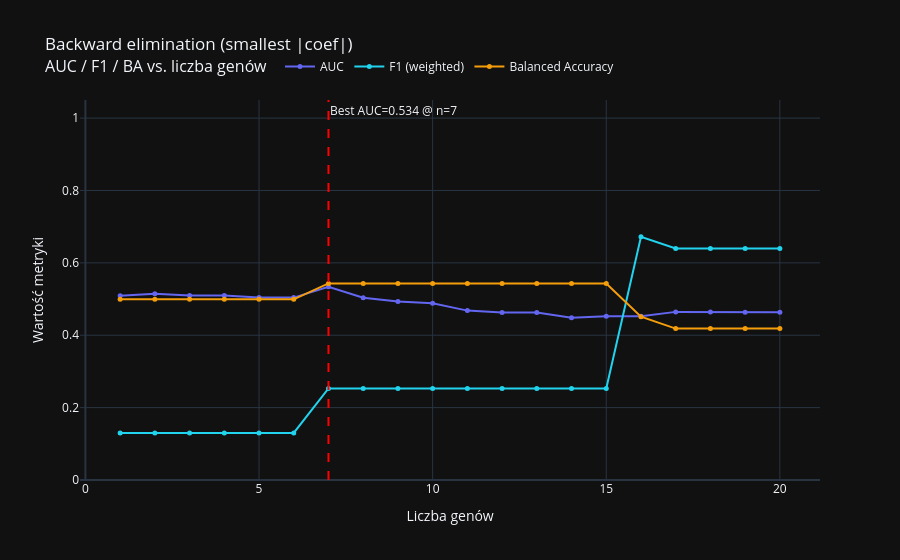

Source (notebook cell):
### Code cell
import plotly.graph_objects as go

results = []
N_START = 20
current_genes = ranking_df.head(N_START)['gene'].tolist()
X_train_50 = pd.DataFrame(X_train, columns=feature_names)[current_genes]
X_valid_50 = pd.DataFrame(X_valid, columns=feature_names)[current_genes]
X_test_50  = pd.DataFrame(X_test,  columns=feature_names)[current_genes]

for n in range(N_START, 0, -1):
    X_tr = X_train_50[current_genes]
    X_va = X_valid_50[current_genes]
    X_te = X_test_50[current_genes]

    clf = LogisticRegression(solver='saga', max_iter=15000,
                             class_weight='balanced', fit_intercept=True)
    clf.fit(X_tr, y_train)

    # metryki
    y_va_prob = clf.predict_proba(X_va)[:, 1]
    fpr_v, tpr_v, thr_v = roc_curve(y_valid, y_va_prob)
    best_thr  = thr_v[np.argmax(tpr_v - fpr_v)]

    y_te_prob = clf.predict_proba(X_te)[:, 1]
    y_pred_n  = (y_te_prob >= best_thr).astype(int)

    auc = roc_auc_score(y_test, y_te_prob)
    f1  = f1_score(y_test, y_pred_n, average='weighted')
    ba  = balanced_accuracy_score(y_test, y_pred_n)

    results.append({'n_genes': n, 'auc': auc, 'f1': f1, 'ba': ba,
                    'threshold': best_thr, 'genes': current_genes.copy()})

    print(f"n={n:>2}  AUC={auc:.4f}  F1={f1:.4f}  BA={ba:.4f}  "
          f"usuwam: {current_genes[np.argmin(np.abs(clf.coef_[0]))]}")

    if n == 1:
        break

    # usuń gen z najmniejszą wagą bezwzględną
    worst_idx  = np.argmin(np.abs(clf.coef_[0]))
    current_genes.pop(worst_idx)

results_df = pd.DataFrame(results).sort_values('n_genes').reset_index(drop=True)

# --- wykres ---
fig = go.Figure()

for metric, label, color in [
    ('auc', 'AUC',               '#6366f1'),
    ('f1',  'F1 (weighted)',     '#22d3ee'),
    ('ba',  'Balanced Accuracy', '#f59e0b'),
]:
    fig.add_trace(go.Scatter(
        x=results_df['n_genes'],
        y=results_df[metric],
        mode='lines+markers',
        name=label,
        line=dict(color=color, width=2),
        marker=dict(size=5),
    ))

best_row = results_df.loc[results_df['auc'].idxmax()]
fig.add_vline(x=best_row['n_genes'], line_dash='dash', line_color='red',
              annotation_text=f"Best AUC={best_row['auc']:.3f} @ n={int(best_row['n_genes'])}",
              annotation_position='top right')

fig.update_layout(
    title={"text": "Backward elimination (smallest |coef|)<br>"
                   "<span style='font-size:16px;font-weight:normal'>"
                   "AUC / F1 / BA vs. liczba genów</span>"},
    legend=dict(orientation='h', yanchor='bottom', y=1.05, xanchor='center', x=0.5),
)
fig.update_xaxes(title_text="Liczba genów", dtick=5)
fig.update_yaxes(title_text="Wartość metryki", range=[0, 1.05])
fig.show()

print(f"\nNajlepszy wynik:")
print(best_row[['n_genes', 'auc', 'f1', 'ba', 'threshold']])
print("Geny:", best_row['genes'])

### Figure 1 — Plotly figure (JSON) as saved in the notebook; plotly's stock layout.template omitted (floating-point values rounded to 4 significant figures)
{"data": [{"line": {"color": "#6366f1", "width": 2}, "marker": {"size": 5}, "mode": "lines+markers", "name": "AUC", "x": [1, 2, 3, 4, 5, 6, 7, 8, 9, 10, 11, 12, 13, 14, 15, 16, 17, 18, 19, 20], "y": [0.5092, 0.5145, 0.5095, 0.5095, 0.504, 0.504, 0.534, 0.5035, 0.4935, 0.4885, 0.468, 0.463, 0.463, 0.4481, 0.4528, 0.4528, 0.4645, 0.4645, 0.4635, 0.4635], "type": "scatter"}, {"line": {"color": "#22d3ee", "width": 2}, "marker": {"size": 5}, "mode": "lines+markers", "name": "F1 (weighted)", "x": [1, 2, 3, 4, 5, 6, 7, 8, 9, 10, 11, 12, 13, 14, 15, 16, 17, 18, 19, 20], "y": [0.13, 0.13, 0.13, 0.13, 0.13, 0.13, 0.2529, 0.2529, 0.2529, 0.2529, 0.2529, 0.2529, 0.2529, 0.2529, 0.2529, 0.672, 0.6395, 0.6395, 0.6395, 0.6395], "type": "scatter"}, {"line": {"color": "#f59e0b", "width": 2}, "marker": {"size": 5}, "mode": "lines+markers", "name": "Balanced Accuracy", "x": [1, 2, 3, 4, 5, 6, 7, 8, 9, 10, 11, 12, 13, 14, 15, 16, 17, 18, 19, 20], "y": [0.4993, 0.4993, 0.4993, 0.4993, 0.4993, 0.4993, 0.5432, 0.5432, 0.5432, 0.5432, 0.5432, 0.5432, 0.5432, 0.5432, 0.5432, 0.4513, 0.4183, 0.4183, 0.4183, 0.4183], "type": "scatter"}], "layout": {"shapes": [{"line": {"color": "red", "dash": "dash"}, "type": "line", "x0": 7, "x1": 7, "xref": "x", "y0": 0, "y1": 1, "yref": "y domain"}], "annotations": [{"showarrow": false, "text": "Best AUC=0.534 @ n=7", "x": 7, "xanchor": "left", "xref": "x", "y": 1, "yanchor": "top", "yref": "y domain"}], "title": {"text": "Backward elimination (smallest |coef|)<br><span style='font-size:16px;font-weight:normal'>AUC / F1 / BA vs. liczba genów</span>"}, "legend": {"orientation": "h", "yanchor": "bottom", "y": 1.05, "xanchor": "center", "x": 0.5}, "xaxis": {"title": {"text": "Liczba genów"}, "dtick": 5}, "yaxis": {"title": {"text": "Wartość metryki"}, "range": [0, 1.05]}}}
